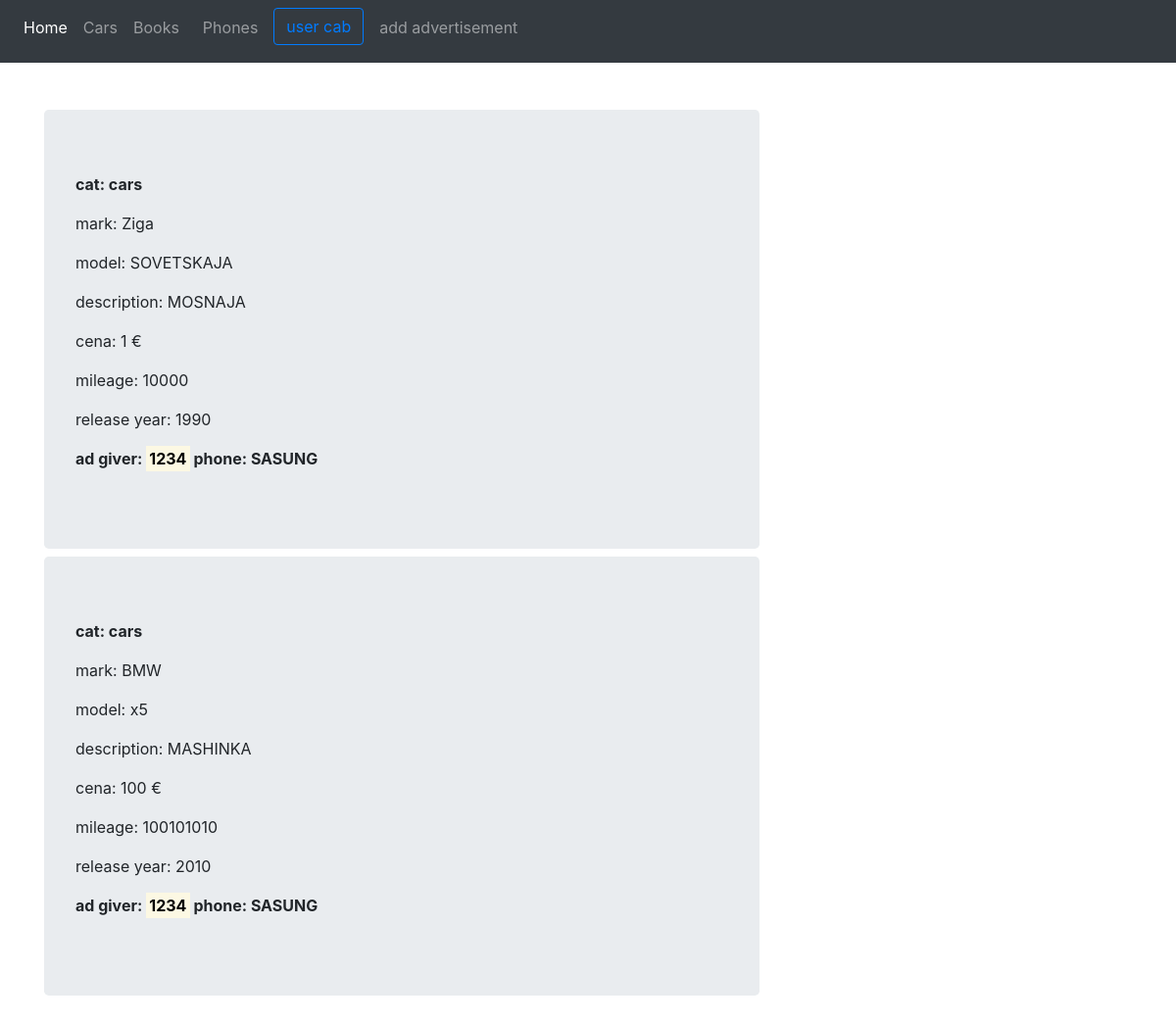
The app's page /cars.php (signed in) with its own data.
### tables this page shows
CREATE TABLE IF NOT EXISTS `advertisement` (
  `id` int(11) NOT NULL AUTO_INCREMENT,
  `user_id` int(11) NOT NULL,
  `description` text NOT NULL,
  `type` int(11) NOT NULL,
  `cena` double NOT NULL,
  PRIMARY KEY (`id`),
  KEY `user_id` (`user_id`),
  KEY `type` (`type`)
);

CREATE TABLE IF NOT EXISTS `ad_car` (
  `id` int(11) NOT NULL AUTO_INCREMENT,
  `ad_id` int(11) NOT NULL,
  `release_year` year(4) NOT NULL,
  `mileage` int(11) NOT NULL,
  `car_mark` varchar(30) NOT NULL,
  `car_model` varchar(30) NOT NULL,
  PRIMARY KEY (`id`),
  KEY `ad_id` (`ad_id`)
);

CREATE TABLE IF NOT EXISTS `users` (
  `id` int(11) NOT NULL AUTO_INCREMENT,
  `email` varchar(30) NOT NULL,
  `login` varchar(30) NOT NULL,
  `phone` varchar(20) NOT NULL,
  `password` varchar(100) NOT NULL,
  PRIMARY KEY (`id`),
  UNIQUE KEY `email` (`email`),
  UNIQUE KEY `login` (`login`),
  UNIQUE KEY `phone` (`phone`)
);

### cars.php (the view, shortened to what this page needs)
<html>
    <head>
        <?php require 'blocks/head.php' ?>
    </head>
    <body>
        <?php require 'blocks/header.php' ?>
        <main class="container mt-5">
            <div class="row">
                <div class="col-md-8 mb-5">
                    <?php
                        require 'database_connection/db.php';
                        $sql = "SELECT a.*, ac.*, u.login, u.phone FROM advertisement as a
                                    INNER JOIN ad_car as ac on ac.ad_id = a.id
                                    INNER JOIN users as u on u.id = a.user_id";
                        $advs = mysqli_query($connection, $sql);
                        while($adv = $advs->fetch_assoc()){
                            echo "<div class='mb-2 jumbotron'>
                                  <p><b> cat: cars </b></p>
                                  <p> mark: {$adv['car_mark']} </p>
                                  <p> model: {$adv['car_model']} </p>
                                  <p> description: {$adv['description']} </p>
                                  <p> cena: {$adv['cena']} &euro;</p>
                                  <p> mileage: {$adv['mileage']} </p>
                                  <p> release year: {$adv['release_year']} </p>
                                  <p><b> ad giver: <mark>{$adv['login']}</mark> phone: {$adv['phone']}</b></p>
                                  </div>";
                        }
                    ?>
                </div>
            </div>
        </main>
    </body>
</html>

### css/main.css (style rules this page uses)
article, aside, figcaption, figure, footer, header, hgroup, main, nav, section { display: block; }
body { margin: 0; font-family: -apple-system,BlinkMacSystemFont,"Segoe UI",Roboto,"Helvetica Neue",Arial,"Noto Sans",sans-serif,"Apple Color Emoji","Segoe UI Emoji","Segoe UI Symbol","Noto Color Emoji"; font-size: 1rem; font-weight: 400; line-height: 1.5; color: #212529; text-align: left; background-color: #fff; }
:root { --blue: #007bff; --indigo: #6610f2; --purple: #6f42c1; --pink: #e83e8c; --red: #dc3545; --orange: #fd7e14; --yellow: #ffc107; --green: #28a745; --teal: #20c997; --cyan: #17a2b8; --white: #fff; --gray: #6c757d; --gray-dark: #343a40; --primary: #007bff; --secondary: #6c757d; --success: #28a745; --info: #17a2b8; --warning: #ffc107; --danger: #dc3545; --light: #f8f9fa; --dark: #343a40; --breakpoint-xs: 0; --breakpoint-sm: 576px; --breakpoint-md: 768px; --breakpoint-lg: 992px; --breakpoint-xl: 1200px; --font-family-sans-serif: -apple-system,BlinkMacSystemFont,"Segoe UI",Roboto,"Helvetica Neue",Arial,"Noto Sans",sans-serif,"Apple Color Emoji","Segoe UI Emoji","Segoe UI Symbol","Noto Color Emoji"; --font-family-monospace: SFMono-Regular,Menlo,Monaco,Consolas,"Liberation Mono","Courier New",monospace; }
html { font-family: sans-serif; line-height: 1.15; -webkit-text-size-adjust: 100%; -webkit-tap-highlight-color: transparent; }

### records on screen
advertisement: ad_car.car_mark "Ziga", ad_car.car_model "SOVETSKAJA", description "MOSNAJA", cena "1", ad_car.mileage "10000", ad_car.release_year "1990", user.login "1234", user.phone "SASUNG"
advertisement: ad_car.car_mark "BMW", ad_car.car_model "x5", description "MASHINKA", cena "100", ad_car.mileage "100101010", ad_car.release_year "2010", user.login "1234", user.phone "SASUNG"
